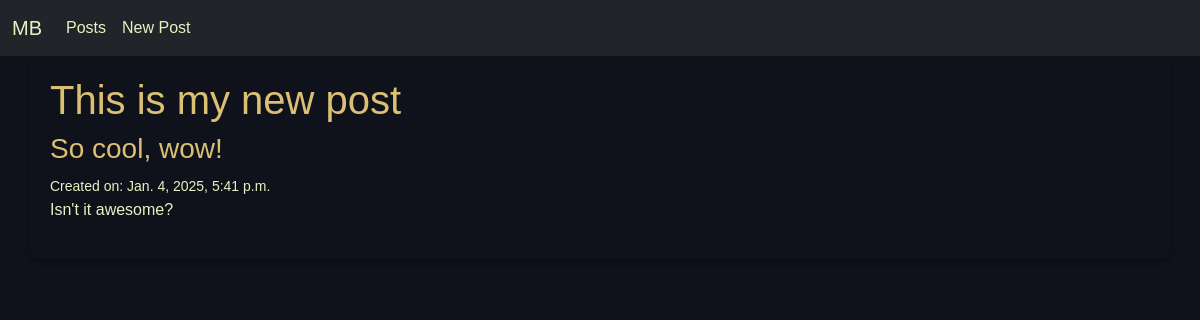
The app's page /posts/4/ with its own data.
### posts/models.py (models this page shows, shortened)
class Post(models.Model):                                       # inheritance
    title = models.CharField(max_length=128)                    # composition
    subtitle = models.CharField(max_length=256)                 # composition
    body = models.TextField()                                   # composition
    created_on = models.DateTimeField(auto_now_add=True)        # composition

### posts/views.py (the view)
# urls.py: path("<int:pk>/", views.PostDetailView.as_view(), name="detail"),
class PostDetailView(DetailView):
    template_name = "posts/detail.html"
    model = Post

### templates/posts/detail.html (shortened to what this page needs)
{% extends 'base.html' %}
{% block content %}
<h1>{{ post.title }}</h1>
<h3>{{ post.subtitle }}</h3>
<small>Created on: {{ post.created_on }}</small>
<p>{{ post.body }}</p>
{% endblock content %}

### static/css/base.css (style rules this page uses)
:root { --spaceduck-background: #0f111b; --spaceduck-foreground: #ecf0c1; --spaceduck-cyan: #5fb3b3; --spaceduck-green: #a7c080; --spaceduck-yellow: #dbc074; --spaceduck-orange: #e39b7b; --spaceduck-pink: #d699b6; --spaceduck-purple: #7fbbb3; --spaceduck-red: #e68183; }
body { background-color: var(--spaceduck-background); color: var(--spaceduck-foreground); font-family: 'Arial', sans-serif; }
h1, h2, h3, h4, h5, h6 { color: var(--spaceduck-yellow); }

### records on screen
Post: title "This is my new post", subtitle "So cool, wow!", created_on "Jan. 4, 2025, 5:41 p.m.", body "Isn't it awesome?"
